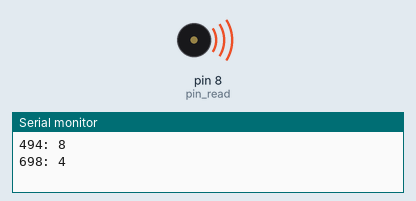
Simulated run of this sketch. Board: Arduino Uno, built with avr-gcc and run on an emulated ATmega328P. Shown: buzzer (waves = sounding), the last lines printed to the serial monitor.

Above: at 0.18 s.
At 2.0 s:
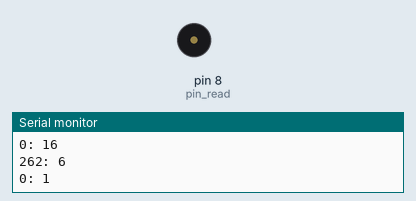
Timing chart, 0 to 4.5 s (numbered marks = the images above):
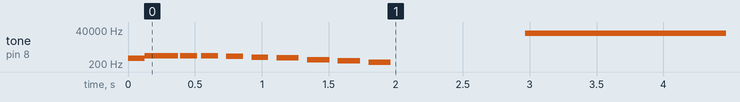

The sketch:

044_2.ino
```cpp
#define NOTE_B0 31
#define NOTE_C1 33
#define NOTE_CS1 35
#define NOTE_D1 37
#define NOTE_DS1 39
#define NOTE_E1 41
#define NOTE_F1 44
#define NOTE_FS1 46
#define NOTE_G1 49
#define NOTE_GS1 52
#define NOTE_A1 55
#define NOTE_AS1 58
#define NOTE_B1 62
#define NOTE_C2 65
#define NOTE_CS2 69
#define NOTE_D2 73
#define NOTE_DS2 78
#define NOTE_E2 82
#define NOTE_F2 87
#define NOTE_FS2 93
#define NOTE_G2 98
#define NOTE_GS2 104
#define NOTE_A2 110
#define NOTE_AS2 117
#define NOTE_B2 123
#define NOTE_C3 131
#define NOTE_CS3 139
#define NOTE_D3 147
#define NOTE_DS3 156
#define NOTE_E3 165
#define NOTE_F3 175
#define NOTE_FS3 185
#define NOTE_G3 196
#define NOTE_GS3 208
#define NOTE_A3 220
#define NOTE_AS3 233
#define NOTE_B3 247
#define NOTE_C4 262
#define NOTE_CS4 277
#define NOTE_D4 294
#define NOTE_DS4 311
#define NOTE_E4 330
#define NOTE_F4 349
#define NOTE_FS4 370
#define NOTE_G4 392
#define NOTE_GS4 415
#define NOTE_A4 440
#define NOTE_AS4 466
#define NOTE_B4 494
#define NOTE_C5 523
#define NOTE_CS5 554
#define NOTE_D5 587
#define NOTE_DS5 622
#define NOTE_E5 659
#define NOTE_F5 698
#define NOTE_FS5 740
#define NOTE_G5 784
#define NOTE_GS5 831
#define NOTE_A5 880
#define NOTE_AS5 932
#define NOTE_B5 988
#define NOTE_C6 1047
#define NOTE_CS6 1109
#define NOTE_D6 1175
#define NOTE_DS6 1245
#define NOTE_E6 1319
#define NOTE_F6 1397
#define NOTE_FS6 1480
#define NOTE_G6 1568
#define NOTE_GS6 1661
#define NOTE_A6 1760
#define NOTE_AS6 1865
#define NOTE_B6 1976
#define NOTE_C7 2093
#define NOTE_CS7 2217
#define NOTE_D7 2349
#define NOTE_DS7 2489
#define NOTE_E7 2637
#define NOTE_F7 2794
#define NOTE_FS7 2960
#define NOTE_G7 3136
#define NOTE_GS7 3322
#define NOTE_A7 3520
#define NOTE_AS7 3729
#define NOTE_B7 3951
#define NOTE_C8 4186
#define NOTE_CS8 4435
#define NOTE_D8 4699
#define NOTE_DS8 4978

int tones[] = { NOTE_B4, NOTE_F5, 0, NOTE_F5, 0, NOTE_F5, 0, NOTE_E5, 0, NOTE_D5, 0, NOTE_C5, 0, NOTE_G4, 0, NOTE_E4, 0, NOTE_C4, 0 };
int times[] = { 8, 4, 64, 8, 32, 8, 16, 8, 16, 8, 16, 6, 16, 6, 16, 6, 16, 6, 1 };


int pin_read = 8;
int note;
void setup() {
  Serial.begin(115200);
  pinMode(pin_read, OUTPUT);
  for (note = 0; note < sizeof(tones); note++) {
    Serial.print(tones[note]);
    Serial.print(": ");
    Serial.println(times[note]);
    tone(pin_read, tones[note], 1000 / times[note]);
    delay(1000 / times[note]);
  }
}

void loop() {
}
```

Measured:
- by itself, tone on pin 8 (pin_read): plays 494 Hz for 0.13 s, 698 Hz for 0.25 s, 698 Hz for 0.13 s, 698 Hz for 0.13 s, 659 Hz for 0.13 s, 587 Hz for 0.13 s … (11 notes in this stretch)
